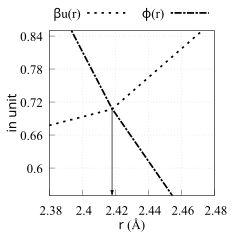

Recreate this plot in gnuplot.
# arrow x coordinate
axc = 2.41803
# arrow tail x coordinate
atyc = 0.707595
# arrow head x coordinate
ahyc = 0.551

set arrow 1 from axc, atyc to axc, ahyc head filled size screen 0.02,15 lw 2 lc rgb "black" front

lwca = 'LWCA.RES'

set terminal eps enhanced background rgb 'white' \
    size 2.39, 2.39                                    \
    font "Times New Roman,14pt"

set encoding iso_8859_1

set output 'sigma.eps'

#: range
xr_uf = 2.38
xr_ut = 2.48

yr_uf = 0.55
yr_ut = 0.85

set xr [xr_uf to xr_ut]
set yr [yr_uf to yr_ut]

#: tics
set xtics 0.0, 0.02 nomirror
set ytics 0.0, 0.06 nomirror

#: line styles

l_w = 5
set style line 11 dt (5,  10)                       lw l_w lc "black"
set style line 12 dt (5,  3, 15, 3) 		    lw l_w lc "black"

set xlabel "{/times-italic r} (\305)" offset 0, 0.5 font "Times New Roman,14"
set ylabel "{/times-italic in unit}" offset 2, 0 font "Times New Roman,14"

set grid
set size square

set key tmargin center offset 0, 0.05 horizontal maxrows 1 columns 2 \
           samplen 5 font "Times New Roman,14"

set margin 7.5, 3.7, 0.9, 0

pl lwca u 1:2 w l ls 11 title "{/Symbol b}u(r)", \
   ""   u 1:3 w l ls 12 title "{/Symbol f}(r)"
